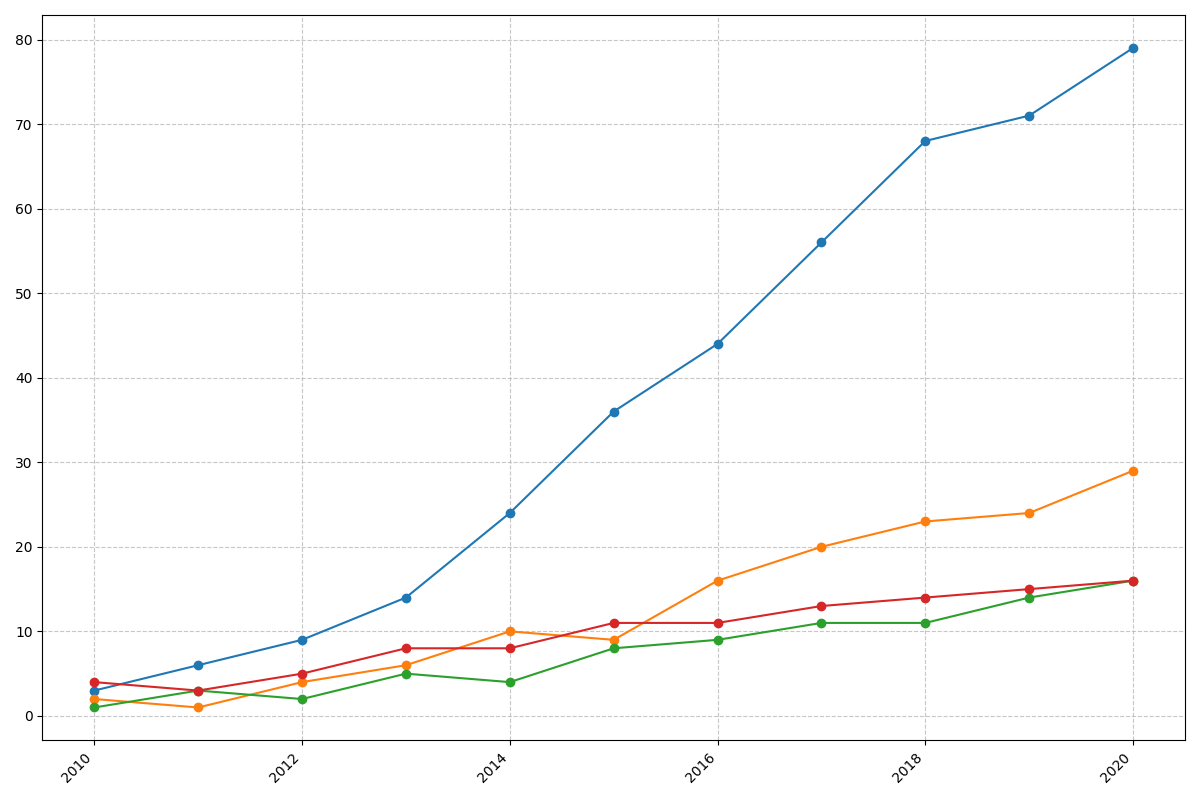

The Python source for this figure:
import matplotlib.pyplot as plt
import numpy as np

# Define years
years = np.arange(2010, 2021)

# Randomly altered data for digital content consumption (in hours per week)
streaming_services = np.array([3, 6, 9, 14, 24, 36, 44, 56, 68, 71, 79])
podcasts = np.array([2, 1, 4, 6, 10, 9, 16, 20, 23, 24, 29])
ebooks = np.array([1, 3, 2, 5, 4, 8, 9, 11, 11, 14, 16])
online_magazines = np.array([4, 3, 5, 8, 8, 11, 11, 13, 14, 15, 16])

# Create a figure and adjust size
fig, ax = plt.subplots(figsize=(12, 8))

# Plot data using multiple line charts
ax.plot(years, streaming_services, marker='o', color='#1f77b4')
ax.plot(years, podcasts, marker='o', color='#ff7f0e')
ax.plot(years, ebooks, marker='o', color='#2ca02c')
ax.plot(years, online_magazines, marker='o', color='#d62728')

# Set grid
ax.grid(True, linestyle='--', alpha=0.7)

# Rotate x-ticks for better readability
plt.xticks(rotation=45, ha='right')

# Add a tight layout
plt.tight_layout()

# Show the plot
plt.show()
